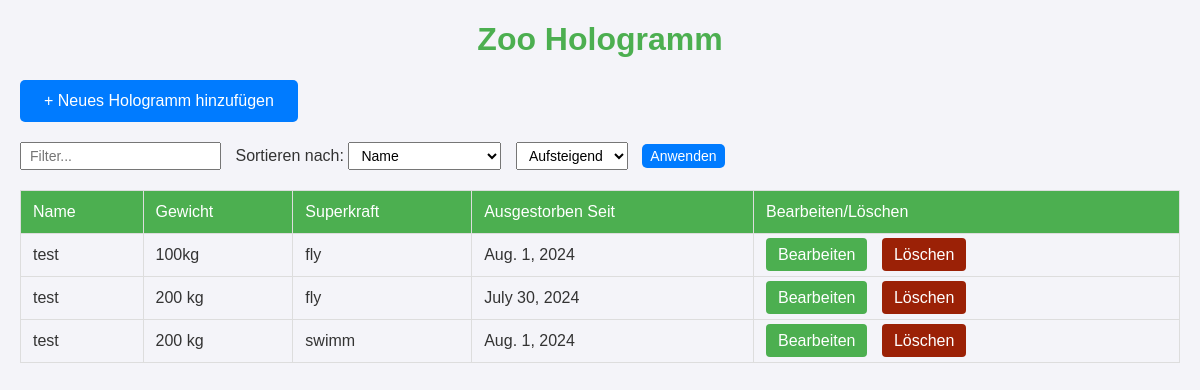
The page /zoo/ on the database as committed earlier.
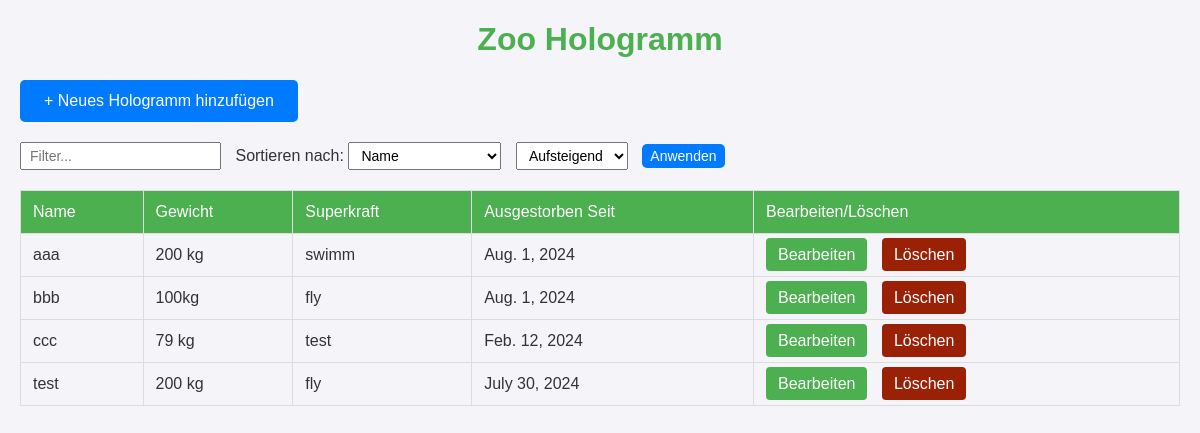
The same page on the database as committed later.
### zoo/models.py (models this page shows, shortened)
class Hologram(models.Model):
    name = models.CharField(max_length=100)
    gewicht = models.CharField(max_length=100)
    superkraft = models.CharField(max_length=100)
    ausgestorben_seit = models.DateField(null=True, blank=True)

### zoo/views.py (the view)
# urls.py: path('', views.index, name='index'),
def index(request):
    filter_term = request.GET.get('filter', '')
    sort_column = request.GET.get('sort', 'name')
    sort_order = request.GET.get('order', 'asc')
    if filter_term:
        holograms = Hologram.objects.filter(
            Q(name__icontains=filter_term) |
            Q(gewicht__icontains=filter_term) |
            Q(superkraft__icontains=filter_term) |
            Q(ausgestorben_seit__icontains=filter_term)
        )
    else:
        holograms = Hologram.objects.all()
    if sort_order == 'asc':
        holograms = holograms.order_by(sort_column)
    else:
        holograms = holograms.order_by(f'-{sort_column}')
    return render(request, 'index.html', {'holograms': holograms, 'filter_term': filter_term, 'sort_column': sort_column, 'sort_order': sort_order})

### zoo/templates/index.html (shortened to what this page needs)
<!DOCTYPE html>
<html lang="de">
<head>
</head>
<body>
    <h1>Zoo Hologramm</h1>
    <a href="{% url 'add_hologram' %}" class="add-button">+ Neues Hologramm hinzufügen</a>
    <form method="GET" action="{% url 'index' %}" class="filter-container">
        <input type="text" name="filter" value="{{ filter_term }}" class="filter-input" placeholder="Filter...">
        <label for="sort">Sortieren nach:</label>
        <select name="sort" class="sort-select">
            <option value="name" {% if sort_column == 'name' %}selected{% endif %}>Name</option>
        </select>
        <select name="order" class="sort-select">
            <option value="asc" {% if sort_order == 'asc' %}selected{% endif %}>Aufsteigend</option>
        </select>
        <button type="submit" class="filter-button">Anwenden</button>
    </form>
    <table>
        <thead>
            <tr>
                <th>Name</th>
                <th>Gewicht</th>
                <th>Superkraft</th>
                <th>Ausgestorben Seit</th>
                <th>Bearbeiten/Löschen</th>
            </tr>
        </thead>
        <tbody>
            {% for hologram in holograms %}
                <tr>
                    <td>{{ hologram.name }}</td>
                    <td>{{ hologram.gewicht }}</td>
                    <td>{{ hologram.superkraft }}</td>
                    <td>{{ hologram.ausgestorben_seit }}</td>
                    <td>
                        <a href="{% url 'edit_hologram' hologram.id %}" class="edit-button">Bearbeiten</a>
                        <a href="{% url 'delete_hologram' hologram.id %}" class="delete-button">Löschen</a>
                    </td>
                </tr>
            {% endfor %}
        </tbody>
    </table>
</body>
</html>

Rows that differ between the two databases and show on the page:
changed Hologram "swimm": name "test" → "aaa"; moves up the list
changed Hologram "100kg": name "test" → "bbb"
added Hologram: name "ccc", gewicht "79 kg", superkraft "test", ausgestorben_seit "Feb. 12, 2024"
